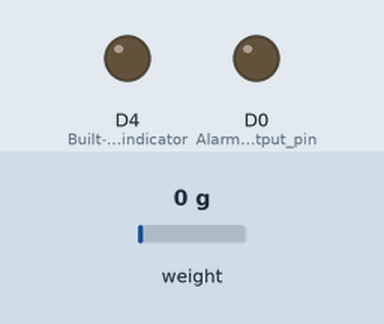
Simulated run of this sketch. Board: ESP8266 (NodeMCU). Shown: output pins drawn as LEDs (lit = HIGH). Inputs (shaded band) come from the test bench; at power-on: weight on the scale 0 g. WiFi joins after 1.5 s; servers stay silent unless stated; network time is answered at once with the bench clock; the local clock reads 2024-03-15 10:24:30 at power-on unless the sketch sets it; the Firebase database answers and starts empty.

Above: at 0.1 s.
At 3.0 s:
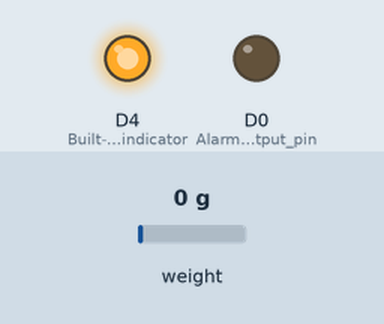
Timing chart, 0 to 4.5 s (numbered marks = the images above):
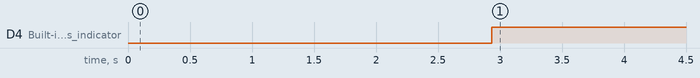

The sketch:

gas_usage_tracker.ino
```cpp
#include <ESP8266WiFi.h>
#include <FirebaseESP8266.h>
#include <WiFiClientSecure.h>
#include <ArduinoJson.h>
#include <NTPClient.h>
#include <WiFiUdp.h>
#include <HX711.h>

// Load cell setup
HX711 scale;
#define CALIBRATION_FACTOR -7050.0   // Calibration factor for load cell
#define LOADCELL_DOUT_PIN D6         // Data output pin
#define LOADCELL_SCK_PIN D7          // Serial clock pin

// Wi-Fi credentials
const char* ssid = "wifi";
const char* pass = "password";

// Firebase configuration
FirebaseData firebaseData;
const char* firebaseHost = "https://gas-project-1-default-rtdb.asia-southeast1.firebasedatabase.app/";
const char* firebaseAuth = "dF64y4Z54S3RCgFJNUQmwjMiYxicAF7mMDM9R8SZ";

// NTP server setup for time synchronization
const char* ntpServer = "lk.pool.ntp.org";
const long timeOffset = 0; // GMT offset for Sri Lanka Standard Time

// Network time client
WiFiUDP udp;
NTPClient timeClient(udp, ntpServer, timeOffset);

// Sensor and alarm values
float sensorValue = 26.0;
int alarmValue = 0;
int updateCounter = 0;

void setup() {
  // Initialize GPIO pins
  pinMode(D0, OUTPUT);               // Alarm output pin
  pinMode(LED_BUILTIN, OUTPUT);       // Built-in LED as indicator

  // Connect to Wi-Fi
  WiFi.begin(ssid, pass);
  while (WiFi.status() != WL_CONNECTED) {
    delay(500);
  }

  // Initialize Firebase and time client
  Firebase.begin(firebaseHost, firebaseAuth);
  timeClient.begin();

  // Initialize and calibrate load cell
  scale.begin(LOADCELL_DOUT_PIN, LOADCELL_SCK_PIN);
  scale.set_scale(CALIBRATION_FACTOR);
  scale.tare();                      // Set initial weight to zero
}

void loop() {
  // Update time and read sensor value
  timeClient.update();
  sensorValue = round(scale.get_units() * -0.1 * 100) / 100.0;
  unsigned long epochTime = timeClient.getEpochTime();

  // Construct JSON data for Firebase
  FirebaseJson json;
  json.set("time", epochTime);
  json.set("value", sensorValue);

  // Push data to Firebase at regular intervals
  updateCounter++;
  if (updateCounter == 100) {
    Firebase.pushJSON(firebaseData, "gasapp/gastime", json);
    updateCounter = 0;
  }

  // Update current gas weight in Firebase
  Firebase.setInt(firebaseData, "gasapp/gas", sensorValue);

  // Retrieve alarm status from Firebase and control alarm accordingly
  Firebase.get(firebaseData, "gasapp/alarm");
  alarmValue = firebaseData.intData();

  if (alarmValue == 1) {
    digitalWrite(LED_BUILTIN, LOW);  // Turn on indicator LED
    digitalWrite(D0, HIGH);          // Trigger alarm
  } else {
    digitalWrite(LED_BUILTIN, HIGH); // Turn off indicator LED
    digitalWrite(D0, LOW);           // Deactivate alarm
  }

  // Delay to avoid constant Firebase requests
  delay(60000);
}
```

Measured:
- by itself, D4 (Built-in_LED_as_indicator): LOW → HIGH at 2.9 s
